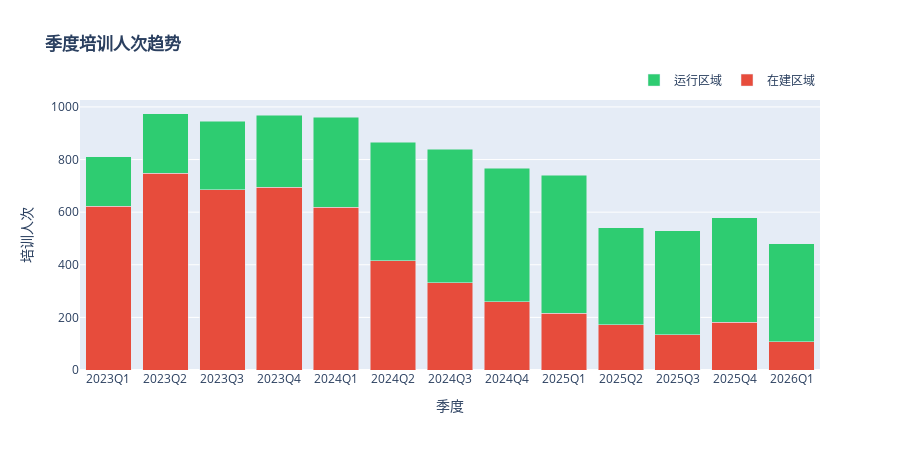

The cell this chart's notebook holds for it:
### Markdown cell above
## 5. 时序分析: 项目生命周期建模

### 数据生成策略

培训数据模拟了真实工业项目的生命周期特征：

```
2023年: 建设高峰期 → 在建区域培训为主 (60-70%)
2024年: 转型过渡期 → 运行区域逐步增加 (40-60%)
2025年: 稳定运行期 → 运行区域占主导 (80%+)
```

这种季度差异化设计使数据更具真实性，避免简单的线性增长。

### Code cell
# 培训趋势分析
df_training['培训日期'] = pd.to_datetime(df_training['培训日期'])
df_training['季度'] = df_training['培训日期'].dt.to_period('Q').astype(str)

# 按季度和用工阶段统计
training_trend = df_training.groupby(['季度', '用工阶段']).size().unstack(fill_value=0)

# 绘制趋势图
fig = go.Figure()

colors = {'在建区域': '#e74c3c', '运行区域': '#2ecc71'}

for col in training_trend.columns:
    fig.add_trace(go.Bar(
        x=training_trend.index,
        y=training_trend[col],
        name=col,
        marker_color=colors.get(col, '#3498db')
    ))

fig.update_layout(
    title='<b>季度培训人次趋势</b>',
    xaxis_title='季度',
    yaxis_title='培训人次',
    barmode='stack',
    height=450,
    legend=dict(orientation='h', yanchor='bottom', y=1.02, xanchor='right', x=1)
)

fig.show()

print("\n[趋势解读]")
print("  2023年: 建设高峰期，在建区域培训为主")
print("  2024年: 转型期，运行区域培训逐步增加")
print("  2025年: 稳定运行期，运行区域培训占主导")

### Figure 1 — Plotly figure (JSON) as saved in the notebook; plotly's stock layout.template omitted (floating-point values rounded to 4 significant figures)
{"data": [{"marker": {"color": "#e74c3c"}, "name": "在建区域", "type": "bar", "x": ["2023Q1", "2023Q2", "2023Q3", "2023Q4", "2024Q1", "2024Q2", "2024Q3", "2024Q4", "2025Q1", "2025Q2", "2025Q3", "2025Q4", "2026Q1"], "y": [623, 748, 685, 694, 619, 416, 331, 260, 215, 172, 134, 181, 107]}, {"marker": {"color": "#2ecc71"}, "name": "运行区域", "type": "bar", "x": ["2023Q1", "2023Q2", "2023Q3", "2023Q4", "2024Q1", "2024Q2", "2024Q3", "2024Q4", "2025Q1", "2025Q2", "2025Q3", "2025Q4", "2026Q1"], "y": [187, 227, 260, 275, 341, 449, 509, 506, 525, 369, 396, 397, 373]}], "layout": {"barmode": "stack", "height": 450, "legend": {"orientation": "h", "x": 1, "xanchor": "right", "y": 1.02, "yanchor": "bottom"}, "title": {"text": "<b>季度培训人次趋势</b>"}, "xaxis": {"title": {"text": "季度"}}, "yaxis": {"title": {"text": "培训人次"}}}}
